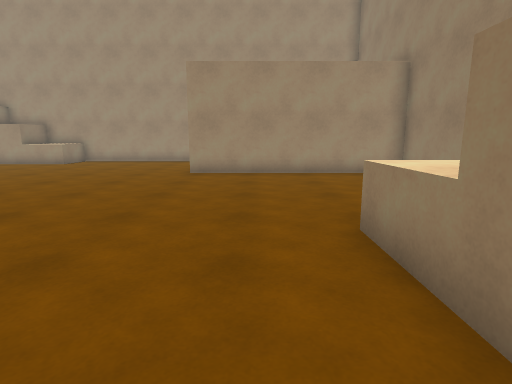
View 1 (above)

13 first-person views from a walk through a 3-D level made in the Unity game engine. The camera is 1.3 m above the floor, tilts 10° down and sees 80° across. The floor is counted in squares, 1 m on a side. Each view is taken from the middle of a square. On the plan, view 1 faces up. The plan holds only what a view shows up to about 14 squares ahead; the rest is blank.

View 2
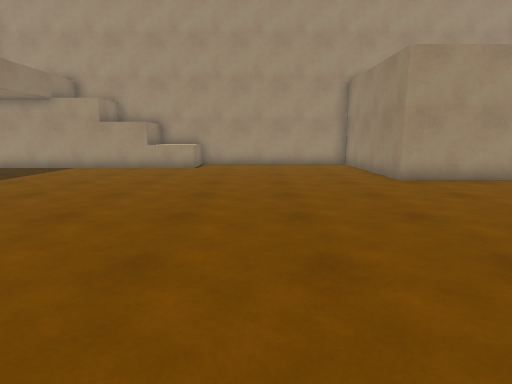

View 3
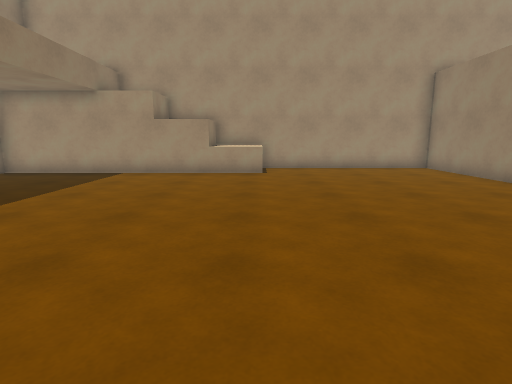

View 4
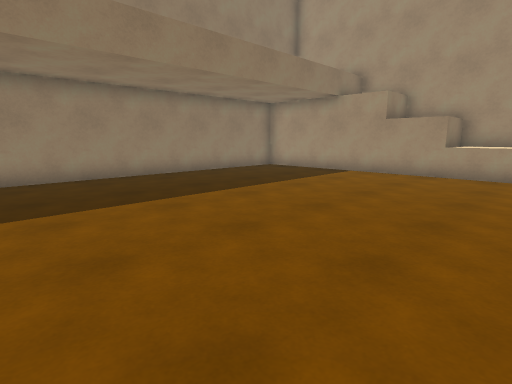

View 5
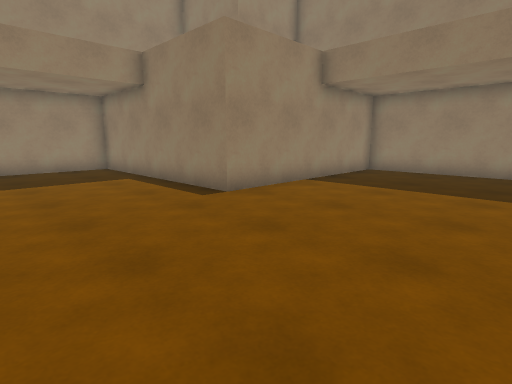

View 6
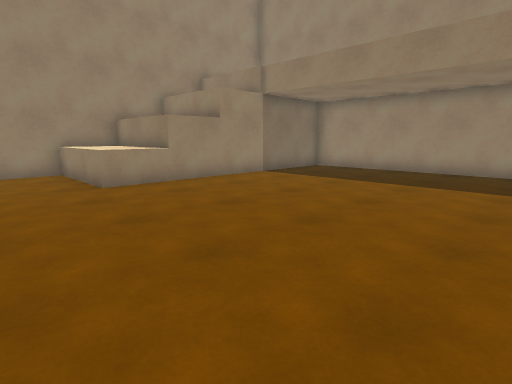

View 7
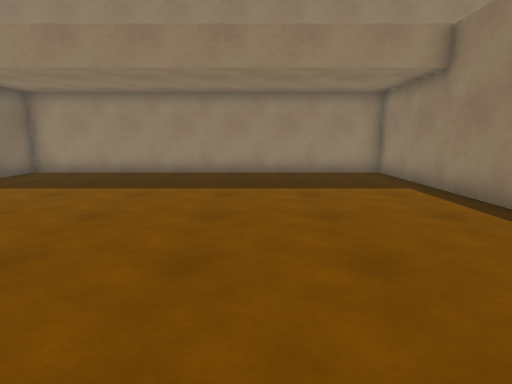

View 8
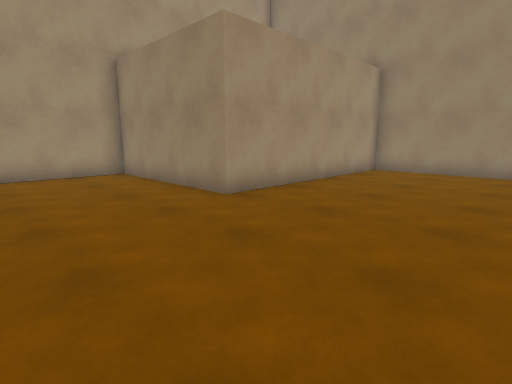

View 9
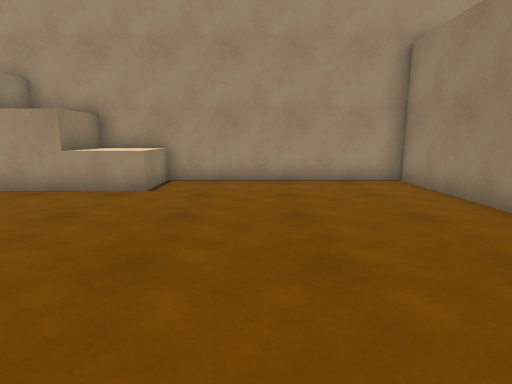

View 10
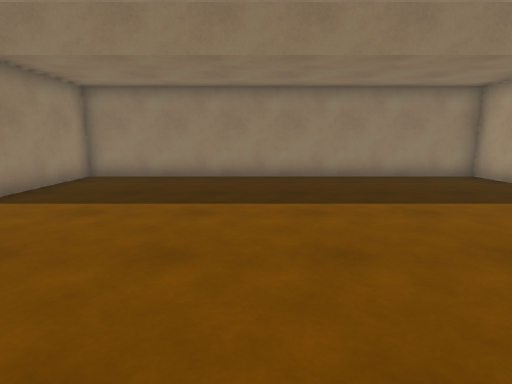

View 11
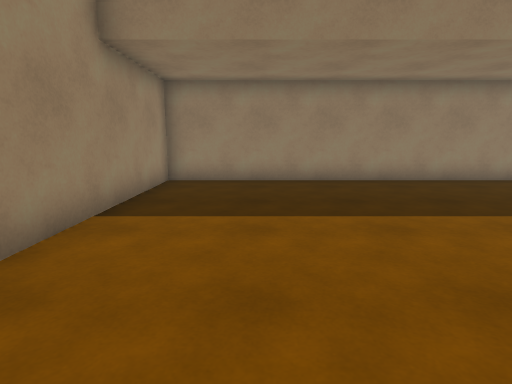

View 12
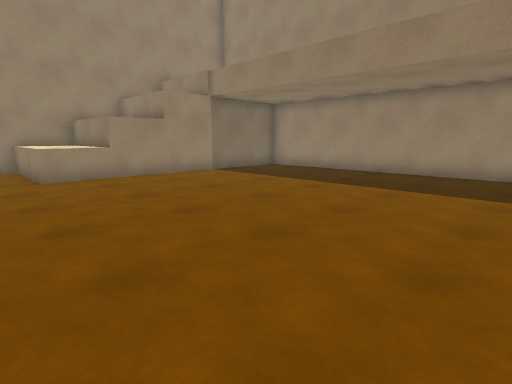

View 13
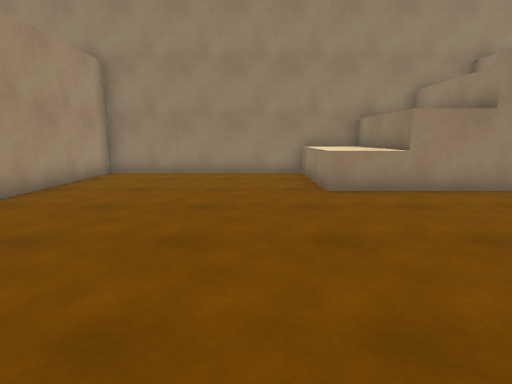

### Floor plan
Points are (right, up) in squares from view 1. A wall is a line through its corners. A room is listed if a view was taken in it or the views show most of it. See-through windows are left out.
Room 1 (views 1, 2, 3, 4, 5, 6, 7, 8, 9, 10, 11, 12, 13)
walls: (1.4, 2.3) (5.5, 2.3) (5.5, 11.5) (-2.5, 11.5) (-2.5, 17.5) (-11.8, 17.5) (-11.8, 15.5); (-9.7, 15.5) (-19.5, 15.5) (-19.5, 2.3) (-11.8, 2.3) (-11.8, -5.8) (1.5, -5.8) (1.5, 4.2)
low walls: (1.5, 4.2) (5.5, 4.2); (-9.7, 17.5) (-9.7, 15.5)

Positions as (right, up) in squares from view 1, and headings:
1: (0, 0), facing up
2: (-7, 2), facing up
3: (-10, 4), facing up
4: (-9, 4), facing up-left
5: (-7, 8), facing down-left
6: (-7, 7), facing down-right
7: (-7, 6), facing down
8: (-7, 6), facing up-right
9: (-7, 8), facing up
10: (-9, 8), facing left
11: (-10, 5), facing left
12: (-9, 6), facing down-right
13: (-6, 6), facing right
